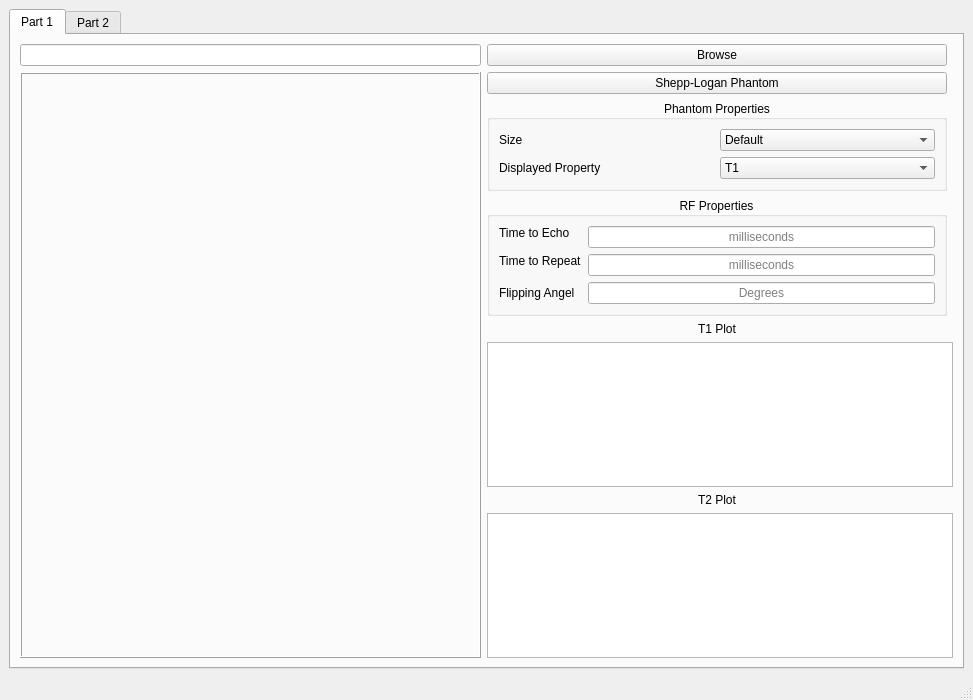
<?xml version="1.0" encoding="UTF-8"?>
<ui version="4.0">
 <class>MainWindow</class>
 <widget class="QMainWindow" name="MainWindow">
  <property name="geometry">
   <rect>
    <x>0</x>
    <y>0</y>
    <width>973</width>
    <height>700</height>
   </rect>
  </property>
  <property name="sizePolicy">
   <sizepolicy hsizetype="Preferred" vsizetype="Preferred">
    <horstretch>0</horstretch>
    <verstretch>0</verstretch>
   </sizepolicy>
  </property>
  <property name="minimumSize">
   <size>
    <width>128</width>
    <height>128</height>
   </size>
  </property>
  <property name="windowTitle">
   <string>MainWindow</string>
  </property>
  <widget class="QWidget" name="centralwidget">
   <layout class="QGridLayout" name="gridLayout">
    <item row="0" column="0">
     <widget class="QTabWidget" name="tabWidget">
      <property name="currentIndex">
       <number>0</number>
      </property>
      <widget class="QWidget" name="tab">
       <attribute name="title">
        <string>Part 1</string>
       </attribute>
       <layout class="QGridLayout" name="gridLayout_3">
        <item row="0" column="0">
         <widget class="QLineEdit" name="lineEdit"/>
        </item>
        <item row="1" column="1">
         <widget class="QPushButton" name="pushButton_2">
          <property name="text">
           <string>Shepp-Logan Phantom</string>
          </property>
         </widget>
        </item>
        <item row="2" column="1">
         <layout class="QVBoxLayout" name="verticalLayout">
          <item>
           <widget class="QGroupBox" name="groupBox">
            <property name="title">
             <string>Phantom Properties</string>
            </property>
            <property name="alignment">
             <set>Qt::AlignCenter</set>
            </property>
            <layout class="QGridLayout" name="gridLayout_4">
             <item row="0" column="0">
              <widget class="QLabel" name="label_2">
               <property name="text">
                <string>Size</string>
               </property>
              </widget>
             </item>
             <item row="0" column="1">
              <widget class="QComboBox" name="comboBox">
               <property name="currentText">
                <string>Default</string>
               </property>
               <item>
                <property name="text">
                 <string>Default</string>
                </property>
               </item>
               <item>
                <property name="text">
                 <string>128x128</string>
                </property>
               </item>
               <item>
                <property name="text">
                 <string>256x256</string>
                </property>
               </item>
               <item>
                <property name="text">
                 <string>512x512</string>
                </property>
               </item>
               <item>
                <property name="text">
                 <string>1024x1024</string>
                </property>
               </item>
              </widget>
             </item>
             <item row="1" column="0">
              <widget class="QLabel" name="label_3">
               <property name="text">
                <string>Displayed Property</string>
               </property>
              </widget>
             </item>
             <item row="1" column="1">
              <widget class="QComboBox" name="comboBox_2">
               <item>
                <property name="text">
                 <string>T1</string>
                </property>
               </item>
               <item>
                <property name="text">
                 <string>T2</string>
                </property>
               </item>
               <item>
                <property name="text">
                 <string>Proton Density</string>
                </property>
               </item>
              </widget>
             </item>
            </layout>
           </widget>
          </item>
          <item>
           <widget class="QGroupBox" name="groupBox_2">
            <property name="title">
             <string>RF Properties</string>
            </property>
            <property name="alignment">
             <set>Qt::AlignCenter</set>
            </property>
            <layout class="QGridLayout" name="gridLayout_2">
             <item row="0" column="0">
              <widget class="QLabel" name="label_4">
               <property name="text">
                <string>Time to Echo</string>
               </property>
              </widget>
             </item>
             <item row="0" column="1" rowspan="2">
              <widget class="QLineEdit" name="lineEdit_2">
               <property name="text">
                <string/>
               </property>
               <property name="alignment">
                <set>Qt::AlignCenter</set>
               </property>
               <property name="placeholderText">
                <string>milliseconds</string>
               </property>
              </widget>
             </item>
             <item row="1" column="0" rowspan="2">
              <widget class="QLabel" name="label_5">
               <property name="text">
                <string>Time to Repeat</string>
               </property>
              </widget>
             </item>
             <item row="2" column="1">
              <widget class="QLineEdit" name="lineEdit_3">
               <property name="alignment">
                <set>Qt::AlignCenter</set>
               </property>
               <property name="placeholderText">
                <string>milliseconds</string>
               </property>
              </widget>
             </item>
             <item row="3" column="0">
              <widget class="QLabel" name="label_6">
               <property name="text">
                <string>Flipping Angel</string>
               </property>
              </widget>
             </item>
             <item row="3" column="1">
              <widget class="QLineEdit" name="lineEdit_4">
               <property name="alignment">
                <set>Qt::AlignCenter</set>
               </property>
               <property name="placeholderText">
                <string>Degrees</string>
               </property>
              </widget>
             </item>
            </layout>
           </widget>
          </item>
         </layout>
        </item>
        <item row="3" column="1">
         <widget class="QLabel" name="label_8">
          <property name="text">
           <string>T1 Plot</string>
          </property>
          <property name="alignment">
           <set>Qt::AlignCenter</set>
          </property>
         </widget>
        </item>
        <item row="4" column="1" colspan="2">
         <widget class="QGraphicsView" name="graphicsView_2"/>
        </item>
        <item row="5" column="1">
         <widget class="QLabel" name="label_7">
          <property name="text">
           <string>T2 Plot</string>
          </property>
          <property name="alignment">
           <set>Qt::AlignCenter</set>
          </property>
         </widget>
        </item>
        <item row="6" column="1" colspan="2">
         <widget class="QGraphicsView" name="graphicsView"/>
        </item>
        <item row="0" column="1">
         <widget class="QPushButton" name="pushButton">
          <property name="text">
           <string>Browse</string>
          </property>
         </widget>
        </item>
        <item row="1" column="0" rowspan="6">
         <widget class="QLabel" name="label">
          <property name="frameShape">
           <enum>QFrame::Box</enum>
          </property>
          <property name="frameShadow">
           <enum>QFrame::Raised</enum>
          </property>
          <property name="text">
           <string/>
          </property>
          <property name="scaledContents">
           <bool>true</bool>
          </property>
          <property name="alignment">
           <set>Qt::AlignCenter</set>
          </property>
         </widget>
        </item>
       </layout>
      </widget>
      <widget class="QWidget" name="tab_2">
       <attribute name="title">
        <string>Part 2</string>
       </attribute>
      </widget>
     </widget>
    </item>
   </layout>
  </widget>
  <widget class="QMenuBar" name="menubar">
   <property name="geometry">
    <rect>
     <x>0</x>
     <y>0</y>
     <width>973</width>
     <height>22</height>
    </rect>
   </property>
  </widget>
  <widget class="QStatusBar" name="statusbar"/>
 </widget>
 <resources/>
 <connections/>
</ui>
